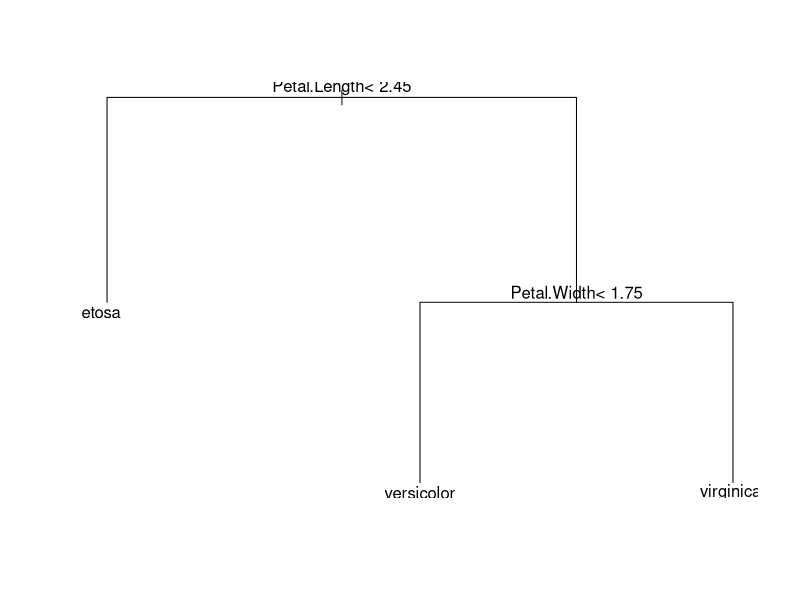

Recreate this plot in R.
library(rpart)
data(iris)
tree_model <- rpart(Species ~ ., data = iris, method = "class")
plot(tree_model)
text(tree_model)
